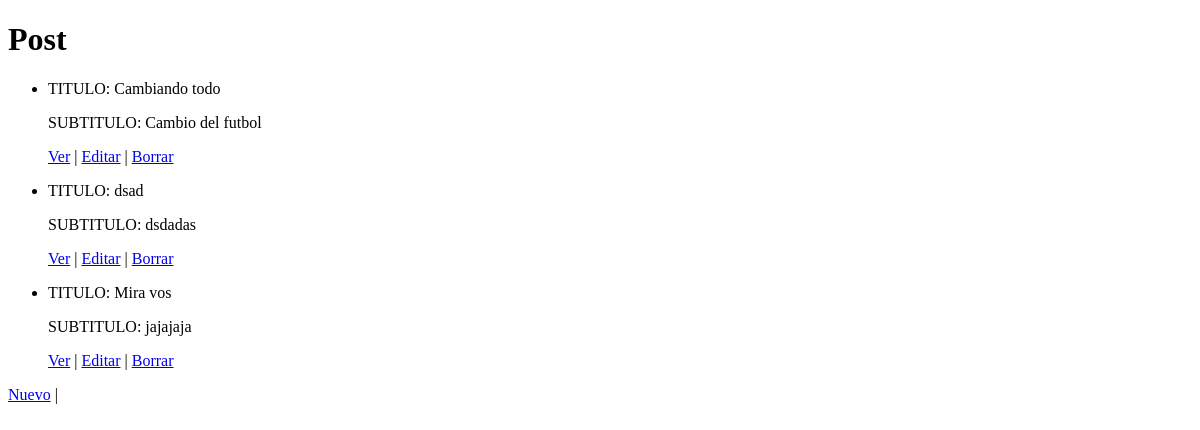
The app's page /AppHome/ListaPost/, older data.
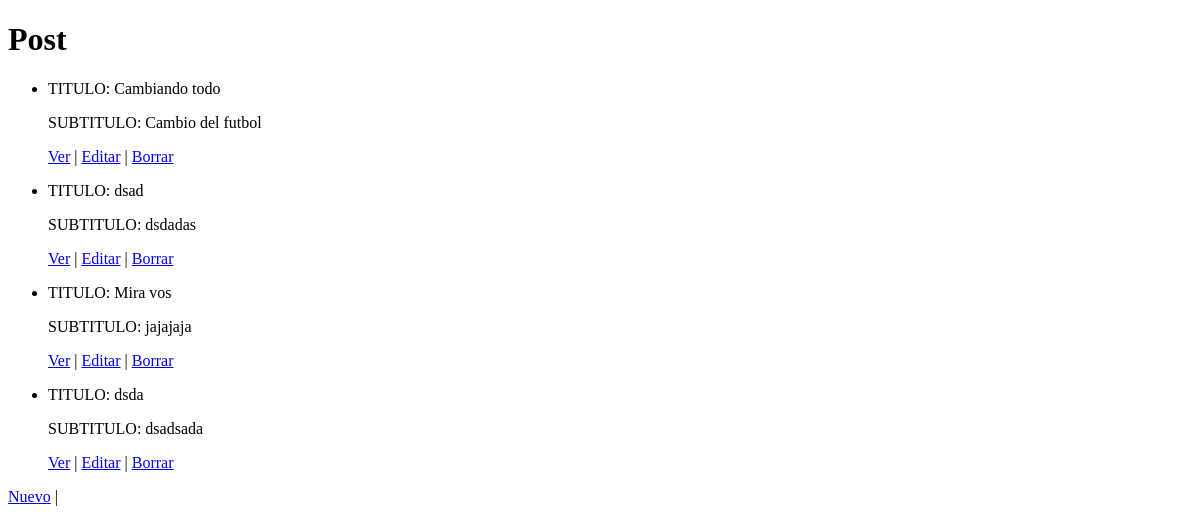
The same page, newer data.
### AppHome/models.py (models this page shows, shortened)
class Post(models.Model):
    Fecha= models.DateField()
    Autor= models.CharField(max_length=30)
    Titulo= models.CharField(max_length=20)
    Subtitulo= models.CharField(max_length=40)
    Cuerpo= RichTextField()

### AppHome/views.py (the view)
# urls.py: path("ListaPost/", views.PostList.as_view(), name = 'Lista'),
class PostList(ListView):
    model = Post
    template_name = "AppHome/ListaPost.html"

### AppHome/templates/AppHome/ListaPost.html (shortened to what this page needs)
<!DOCTYPE html>
<html lang="en">
<head>
</head>
<body>
    <h1>Post</h1>
    <ul>
        {% for post in object_list %}
            <li>
                <p>TITULO: {{ post.Titulo }} </p>
                <P>SUBTITULO: {{ post.Subtitulo }} </P>
                <p>
                    <a href="{% url 'Detalle' post.id %}">Ver</a> |
                    <a href="{% url 'Actualiza' post.id %}">Editar</a> |
                    <a href="{% url 'Borrar' post.id %}">Borrar</a>
                </p>
            </li>
        {% endfor %}
    </ul>
    <a href="{% url 'CrearPost'  %}">Nuevo</a> |
</body>
</html>

Row changes from the older to the newer data that the page shows:
added Post: Titulo "dsda", Subtitulo "dsadsada"
